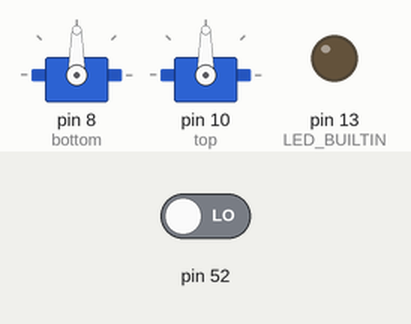
A sketch run on a simulated Arduino Mega 2560, built with avr-gcc and run on an emulated ATmega2560. On the bench: 2 × servo, output pins drawn as LEDs (lit = HIGH). Inputs (shaded band) come from the test bench; at power-on: pin 52 LOW.

Above: at 1.2 s.
1.3 s: pin 52 driven HIGH
At 1.7 s:
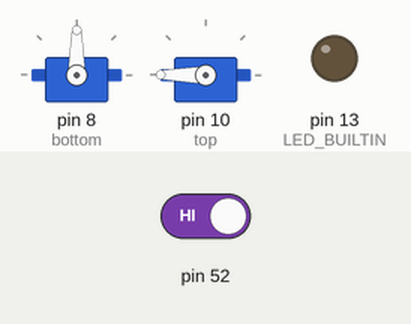
At 2.2 s:
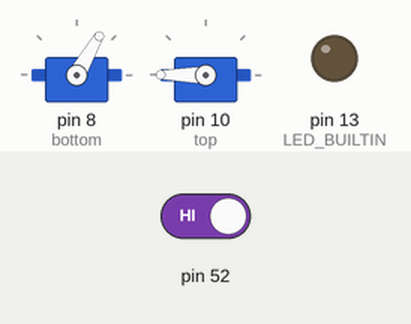
Timing chart, 0 to 4.3 s (numbered marks = the images above; inputs shaded):
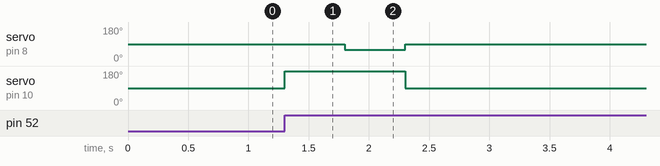

Measured:
- after the input at 1.3 s, servo on pin 8 (bottom): 90° → 60° after 0.50 s, → 90° 0.50 s later; servo on pin 10 (top): 90° → 180° at once, → 90° 1.0 s later

The sketch:

arduino.ino
```cpp
#include <Servo.h>

Servo bottom;
Servo top;

void setup() {
	pinMode(52, INPUT);
	pinMode(LED_BUILTIN, OUTPUT);

	bottom.attach(8);
	top.attach(10);
}

bool canRun = true;
int num = 0;

int lastState;

void loop() {
	int buttonState = digitalRead(52);

	if (lastState == LOW && buttonState == HIGH) {
		top.write(180);
		delay(500);
		bottom.write(60);
		delay(500);
		top.write(90);
	} else {
		bottom.write(90);
		top.write(90);
	}

	lastState = buttonState;
}
```
